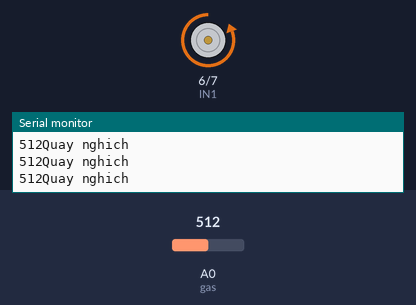
This sketch was run on a simulated Arduino Uno, built with avr-gcc and run on an emulated ATmega328P. Shown: motor-driver pin pairs drawn as motors (green arrow = first pin HIGH = forward, orange = second pin HIGH = backward, longer = more drive, scaled by the enable pin), the last lines printed to the serial monitor. The test bench sets the inputs (shaded band); at power-on: A0 (gas) = 512.

Above: at 1.3 s.
1.4 s: A0 (gas) set to 483
At 2.4 s:
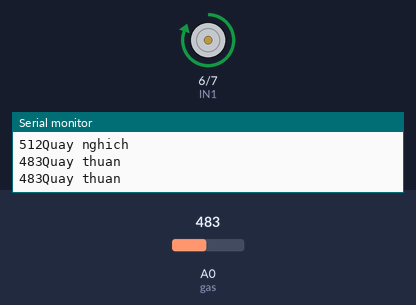
3.0 s: A0 (gas) set to 510
At 3.6 s:
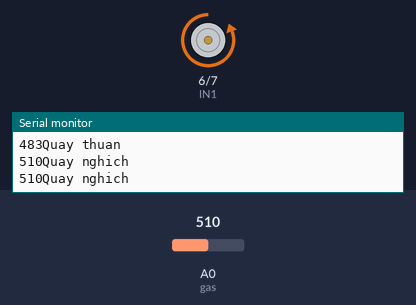
4.5 s: A0 (gas) set to 490
At 4.8 s:
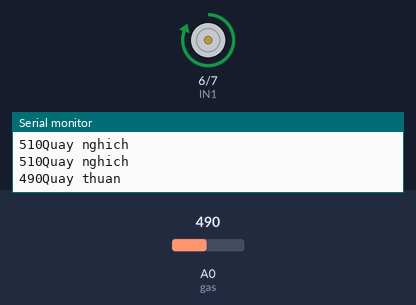
Timing chart, 0 to 7.5 s (numbered marks = the images above; inputs shaded):
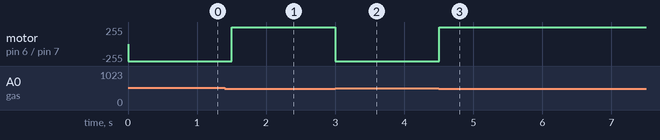

Measured:
- the behaviour switches between 501 and 500 on A0 (gas) (found by bisection; images 0 and 1)
- after the input at 1.4 s, motor on pin 6 (IN1) / pin 7 (IN2): backward 255/255 → forward 255/255 after 0.10 s
- after the input at 3.0 s, motor on pin 6 (IN1) / pin 7 (IN2): forward 255/255 → backward 255/255 at once
- after the input at 4.5 s, motor on pin 6 (IN1) / pin 7 (IN2): backward 255/255 → forward 255/255 at once

The sketch:

dongCoDCDonGian.ino
```cpp
// CAM BIEN GAS
#define ENA 5
#define IN1 6
#define IN2 7
#define gas A0
const int Thuan_speed = 255;
const int Nghich_speed = 255;


void setup() {
  pinMode(ENA, OUTPUT);
  pinMode(IN1, OUTPUT);
  pinMode(IN2, OUTPUT);
  pinMode(gas, INPUT);
  Serial.begin(9600);
}

void loop() {
  long val = analogRead(gas);
  Serial.print(val);
  if (val > 500) {
    Serial.println("Quay nghich");
    // Quay ngược
    digitalWrite(IN1, LOW);
    digitalWrite(IN2, HIGH);
    analogWrite(ENA, Nghich_speed);
  } else {
    // Quay thuận
    Serial.println("Quay thuan");
    digitalWrite(IN1, HIGH);
    digitalWrite(IN2, LOW);
    analogWrite(ENA, Thuan_speed);
  }

  delay(500);
}

// NHIET DO VA DO AM
// #include <DHT.h>
// #define DHTPIN 2  // Chân DATA của DHT11 nối với D2 trên Arduino
// #define DHTTYPE DHT11

// #define ENA 5
// #define IN1 6
// #define IN2 7

// DHT dht(DHTPIN, DHTTYPE);

// const int Thuan_speed = 255;
// const int Nghich_speed = 255;


// void setup() {
//   pinMode(ENA, OUTPUT);
//   pinMode(IN1, OUTPUT);
//   pinMode(IN2, OUTPUT);

//   dht.begin();
//   Serial.begin(9600);
// }

// void loop() {
//   float temperature = dht.readTemperature();
//   Serial.print("Nhiệt độ: ");
//   Serial.print(temperature);
//   Serial.println(" °C");

//   if (temperature > 34) {
//     Serial.println("Quay nghich");
//     // Quay ngược
//     digitalWrite(IN1, LOW);
//     digitalWrite(IN2, HIGH);
//     analogWrite(ENA, Nghich_speed);
//   } else {
//     // Quay thuận
//     Serial.println("Quay thuan");
//     digitalWrite(IN1, HIGH);
//     digitalWrite(IN2, LOW);
//     analogWrite(ENA, Thuan_speed);
//   }
//   delay(50);
// }


// JOYSTICK
// #define ENA 5  // Chân PWM điều chỉnh tốc độ
// #define IN1 6
// #define IN2 7
// #define TRIG_PIN 9
// #define ECHO_PIN 10

// #define JOYSTICK_X_PIN A0  // Chân trục X của joystick
// #define JOYSTICK_Y_PIN A1  // Chân trục Y của joystick

// #define Thuan_speed 255
// #define Nghich_speed 255

// void setup() {
//   pinMode(ENA, OUTPUT);
//   pinMode(IN1, OUTPUT);
//   pinMode(IN2, OUTPUT);
//   pinMode(ECHO_PIN, INPUT);
//   pinMode(TRIG_PIN, OUTPUT);
//   pinMode(JOYSTICK_X_PIN, INPUT);
//   pinMode(JOYSTICK_Y_PIN, INPUT);
//   Serial.begin(9600);
// }

// void loop() {
//   int xValue = analogRead(JOYSTICK_X_PIN);  // Đọc giá trị trục X
//   int yValue = analogRead(JOYSTICK_Y_PIN);  // Đọc giá trị trục Y

//   // Điều khiển động cơ theo joystick
//   if (xValue > 600) {
//     // Kéo sang phải -> quay thuận chiều
//     quayThuan();
//   } else if (xValue < 400) {
//     // Kéo sang trái -> quay ngược chiều
//     quayNghich();
//   } else {
//     // Joystick ở vị trí trung tâm -> dừng động cơ
//     dungDongCo();
//   }

//   Serial.print("X: "); Serial.print(xValue);
//   Serial.print(" | Y: "); Serial.print(yValue);
//   Serial.println();


// }

// // Hàm quay thuận chiều
// void quayThuan() {
//   digitalWrite(IN1, HIGH);
//   digitalWrite(IN2, LOW);
//   analogWrite(ENA, Thuan_speed);
// }

// // Hàm quay ngược chiều
// void quayNghich() {
//   digitalWrite(IN1, LOW);
//   digitalWrite(IN2, HIGH);
//   analogWrite(ENA, Nghich_speed);
// }

// // Hàm dừng động cơ
// void dungDongCo() {
//   digitalWrite(IN1, LOW);
//   digitalWrite(IN2, LOW);
//   analogWrite(ENA, 0);
// }

// CAM BIEN ANH SANG
// #define ENA 5
// #define IN1 6
// #define IN2 7
// #define LIGHT A0
// const int Thuan_speed = 255;
// const int Nghich_speed = 255;


// void setup() {
//   pinMode(ENA, OUTPUT);
//   pinMode(IN1, OUTPUT);
//   pinMode(IN2, OUTPUT);
//   pinMode(LIGHT, INPUT);
//   Serial.begin(9600);
// }

// void loop() {
//   long light = analogRead(LIGHT);
//   Serial.print(light);
//   Serial.print("  ");
//   if (light > 500) {
//     Serial.println("Quay nghich");
//     // Quay ngược
//     digitalWrite(IN1, LOW);
//     digitalWrite(IN2, HIGH);
//     analogWrite(ENA, Nghich_speed);
//   } else {
//     // Quay thuận
//     Serial.println("Quay thuan");
//     digitalWrite(IN1, HIGH);
//     digitalWrite(IN2, LOW);
//     analogWrite(ENA, Thuan_speed);
//   }

//   delay(500);
// }


// CAM BIEN KHOANG CACH
// #define ENA 5  // Chân PWM điều chỉnh tốc độ
// #define IN1 6
// #define IN2 7
// #define TRIG_PIN 9
// #define ECHO_PIN 10

// #define Thuan_speed 255
// #define Nghich_speed 20
// #define default_distance 10

// long getDistance() {
//   digitalWrite(TRIG_PIN, LOW);
//   delayMicroseconds(2);
//   digitalWrite(TRIG_PIN, HIGH);
//   delayMicroseconds(10);
//   digitalWrite(TRIG_PIN, LOW);

//   long duration = pulseIn(ECHO_PIN, HIGH, 30000);
//   if(duration == 0) {
//     return 100;
//   }
//   return duration * 0.0343 / 2;

// }

// void setup() {
//   pinMode(ENA, OUTPUT);
//   pinMode(IN1, OUTPUT);
//   pinMode(IN2, OUTPUT);
//   pinMode(ECHO_PIN, INPUT);
//   pinMode(TRIG_PIN, OUTPUT);
//   Serial.begin(9600);
// }

// void loop() {
//   long distance = getDistance();
//   Serial.print(distance);
//   Serial.print("  ");
//   if (distance < default_distance) {
//     Serial.println("Quay nghich");
//     // Quay ngược
//     digitalWrite(IN1, LOW);
//     digitalWrite(IN2, HIGH);
//     analogWrite(ENA, Nghich_speed);
//   } else {
//     // Quay thuận
//     Serial.println("Quay thuan");
//     digitalWrite(IN1, HIGH);
//     digitalWrite(IN2, LOW);
//     analogWrite(ENA, Thuan_speed);
//   }

//   delay(500);
// }


// KHONG CAM BIEN
// #define ENA 5  // Chân PWM điều chỉnh tốc độ
// #define IN1 6
// #define IN2 7

// #define Thuan_speed 255
// #define Nghich_speed 20


// void setup() {
//   pinMode(ENA, OUTPUT);
//   pinMode(IN1, OUTPUT);
//   pinMode(IN2, OUTPUT);
//   Serial.begin(9600);
// }

// void loop() {

//     Serial.println("Quay nghich");
//     // Quay ngược
//     digitalWrite(IN1, LOW);
//     digitalWrite(IN2, HIGH);
//     analogWrite(ENA, Nghich_speed);
//     delay(2000);

//     // Quay thuận
//     Serial.println("Quay thuan");
//     digitalWrite(IN1, HIGH);
//     digitalWrite(IN2, LOW);
//     analogWrite(ENA, Thuan_speed);
//     delay(2000);

// }
```
